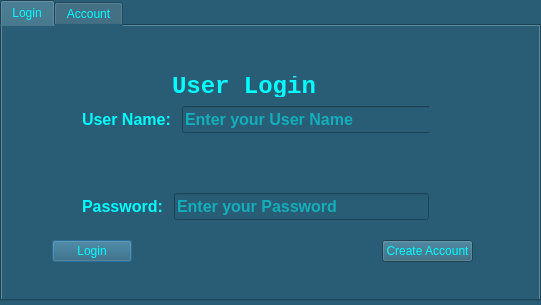
<?xml version="1.0" encoding="UTF-8"?>
<ui version="4.0">
 <class>HRM_Login_view</class>
 <widget class="QDialog" name="HRM_Login_view">
  <property name="geometry">
   <rect>
    <x>0</x>
    <y>0</y>
    <width>541</width>
    <height>305</height>
   </rect>
  </property>
  <property name="windowTitle">
   <string>User Login Form</string>
  </property>
  <property name="windowIcon">
   <iconset>
    <normaloff>../images/icon.png</normaloff>../images/icon.png</iconset>
  </property>
  <property name="styleSheet">
   <string notr="true">background-color:rgb(40, 93, 117);color:rgb(0, 255, 255)</string>
  </property>
  <widget class="QTabWidget" name="tabWidget">
   <property name="geometry">
    <rect>
     <x>0</x>
     <y>0</y>
     <width>541</width>
     <height>301</height>
    </rect>
   </property>
   <property name="currentIndex">
    <number>0</number>
   </property>
   <widget class="QWidget" name="tab">
    <attribute name="title">
     <string>Login</string>
    </attribute>
    <widget class="QWidget" name="layoutWidget">
     <property name="geometry">
      <rect>
       <x>50</x>
       <y>210</y>
       <width>421</width>
       <height>30</height>
      </rect>
     </property>
     <layout class="QHBoxLayout" name="horizontalLayout">
      <item>
       <widget class="QPushButton" name="pushButton_login">
        <property name="font">
         <font>
          <family>System</family>
         </font>
        </property>
        <property name="statusTip">
         <string>Have An account</string>
        </property>
        <property name="text">
         <string>Login</string>
        </property>
       </widget>
      </item>
      <item>
       <spacer name="horizontalSpacer">
        <property name="orientation">
         <enum>Qt::Horizontal</enum>
        </property>
        <property name="sizeHint" stdset="0">
         <size>
          <width>40</width>
          <height>20</height>
         </size>
        </property>
       </spacer>
      </item>
      <item>
       <widget class="QPushButton" name="pushButton_signup">
        <property name="font">
         <font>
          <family>System</family>
         </font>
        </property>
        <property name="statusTip">
         <string>New system User</string>
        </property>
        <property name="text">
         <string>Create Account</string>
        </property>
       </widget>
      </item>
     </layout>
    </widget>
    <widget class="QLabel" name="label">
     <property name="geometry">
      <rect>
       <x>170</x>
       <y>50</y>
       <width>161</width>
       <height>21</height>
      </rect>
     </property>
     <property name="font">
      <font>
       <family>Courier New</family>
       <pointsize>18</pointsize>
       <weight>75</weight>
       <bold>true</bold>
      </font>
     </property>
     <property name="text">
      <string>User Login</string>
     </property>
    </widget>
    <widget class="QWidget" name="layoutWidget">
     <property name="geometry">
      <rect>
       <x>80</x>
       <y>80</y>
       <width>347</width>
       <height>114</height>
      </rect>
     </property>
     <layout class="QVBoxLayout" name="verticalLayout">
      <item>
       <layout class="QHBoxLayout" name="horizontalLayout_2">
        <item>
         <widget class="QLabel" name="label_2">
          <property name="font">
           <font>
            <family>System</family>
            <pointsize>12</pointsize>
            <weight>75</weight>
            <bold>true</bold>
           </font>
          </property>
          <property name="text">
           <string>User Name: </string>
          </property>
         </widget>
        </item>
        <item>
         <widget class="QLineEdit" name="lineEdit_un">
          <property name="minimumSize">
           <size>
            <width>250</width>
            <height>0</height>
           </size>
          </property>
          <property name="font">
           <font>
            <family>System</family>
            <pointsize>12</pointsize>
            <weight>75</weight>
            <bold>true</bold>
           </font>
          </property>
          <property name="statusTip">
           <string>Please Enter your User Name</string>
          </property>
          <property name="placeholderText">
           <string>Enter your User Name</string>
          </property>
         </widget>
        </item>
        <item>
         <spacer name="horizontalSpacer_3">
          <property name="orientation">
           <enum>Qt::Horizontal</enum>
          </property>
          <property name="sizeHint" stdset="0">
           <size>
            <width>40</width>
            <height>20</height>
           </size>
          </property>
         </spacer>
        </item>
       </layout>
      </item>
      <item>
       <spacer name="verticalSpacer">
        <property name="orientation">
         <enum>Qt::Vertical</enum>
        </property>
        <property name="sizeHint" stdset="0">
         <size>
          <width>20</width>
          <height>40</height>
         </size>
        </property>
       </spacer>
      </item>
      <item>
       <layout class="QHBoxLayout" name="horizontalLayout_3">
        <item>
         <widget class="QLabel" name="label_3">
          <property name="font">
           <font>
            <family>System</family>
            <pointsize>12</pointsize>
            <weight>75</weight>
            <bold>true</bold>
           </font>
          </property>
          <property name="text">
           <string>Password: </string>
          </property>
         </widget>
        </item>
        <item>
         <widget class="QLineEdit" name="lineEdit_pass">
          <property name="minimumSize">
           <size>
            <width>250</width>
            <height>0</height>
           </size>
          </property>
          <property name="palette">
           <palette>
            <active>
             <colorrole role="WindowText">
              <brush brushstyle="SolidPattern">
               <color alpha="255">
                <red>0</red>
                <green>255</green>
                <blue>255</blue>
               </color>
              </brush>
             </colorrole>
             <colorrole role="Button">
              <brush brushstyle="SolidPattern">
               <color alpha="255">
                <red>0</red>
                <green>255</green>
                <blue>255</blue>
               </color>
              </brush>
             </colorrole>
             <colorrole role="Text">
              <brush brushstyle="SolidPattern">
               <color alpha="255">
                <red>0</red>
                <green>255</green>
                <blue>255</blue>
               </color>
              </brush>
             </colorrole>
             <colorrole role="ButtonText">
              <brush brushstyle="SolidPattern">
               <color alpha="255">
                <red>0</red>
                <green>0</green>
                <blue>0</blue>
               </color>
              </brush>
             </colorrole>
             <colorrole role="Base">
              <brush brushstyle="SolidPattern">
               <color alpha="255">
                <red>40</red>
                <green>93</green>
                <blue>117</blue>
               </color>
              </brush>
             </colorrole>
             <colorrole role="Window">
              <brush brushstyle="SolidPattern">
               <color alpha="255">
                <red>40</red>
                <green>93</green>
                <blue>117</blue>
               </color>
              </brush>
             </colorrole>
            </active>
            <inactive>
             <colorrole role="WindowText">
              <brush brushstyle="SolidPattern">
               <color alpha="255">
                <red>0</red>
                <green>255</green>
                <blue>255</blue>
               </color>
              </brush>
             </colorrole>
             <colorrole role="Button">
              <brush brushstyle="SolidPattern">
               <color alpha="255">
                <red>0</red>
                <green>255</green>
                <blue>255</blue>
               </color>
              </brush>
             </colorrole>
             <colorrole role="Text">
              <brush brushstyle="SolidPattern">
               <color alpha="255">
                <red>0</red>
                <green>255</green>
                <blue>255</blue>
               </color>
              </brush>
             </colorrole>
             <colorrole role="ButtonText">
              <brush brushstyle="SolidPattern">
               <color alpha="255">
                <red>0</red>
                <green>0</green>
                <blue>0</blue>
               </color>
              </brush>
             </colorrole>
             <colorrole role="Base">
              <brush brushstyle="SolidPattern">
               <color alpha="255">
                <red>40</red>
                <green>93</green>
                <blue>117</blue>
               </color>
              </brush>
             </colorrole>
             <colorrole role="Window">
              <brush brushstyle="SolidPattern">
               <color alpha="255">
                <red>40</red>
                <green>93</green>
                <blue>117</blue>
               </color>
              </brush>
             </colorrole>
            </inactive>
            <disabled>
             <colorrole role="WindowText">
              <brush brushstyle="SolidPattern">
               <color alpha="255">
                <red>0</red>
                <green>255</green>
                <blue>255</blue>
               </color>
              </brush>
             </colorrole>
             <colorrole role="Button">
              <brush brushstyle="SolidPattern">
               <color alpha="255">
                <red>0</red>
                <green>255</green>
                <blue>255</blue>
               </color>
              </brush>
             </colorrole>
             <colorrole role="Text">
              <brush brushstyle="SolidPattern">
               <color alpha="255">
                <red>0</red>
                <green>255</green>
                <blue>255</blue>
               </color>
              </brush>
             </colorrole>
             <colorrole role="ButtonText">
              <brush brushstyle="SolidPattern">
               <color alpha="255">
                <red>0</red>
                <green>255</green>
                <blue>255</blue>
               </color>
              </brush>
             </colorrole>
             <colorrole role="Base">
              <brush brushstyle="SolidPattern">
               <color alpha="255">
                <red>40</red>
                <green>93</green>
                <blue>117</blue>
               </color>
              </brush>
             </colorrole>
             <colorrole role="Window">
              <brush brushstyle="SolidPattern">
               <color alpha="255">
                <red>40</red>
                <green>93</green>
                <blue>117</blue>
               </color>
              </brush>
             </colorrole>
            </disabled>
           </palette>
          </property>
          <property name="font">
           <font>
            <family>System</family>
            <pointsize>12</pointsize>
            <weight>75</weight>
            <bold>true</bold>
           </font>
          </property>
          <property name="statusTip">
           <string>Please Enter your Password</string>
          </property>
          <property name="inputMethodHints">
           <set>Qt::ImhHiddenText</set>
          </property>
          <property name="placeholderText">
           <string>Enter your Password</string>
          </property>
         </widget>
        </item>
       </layout>
      </item>
     </layout>
    </widget>
    <widget class="QLabel" name="label_11">
     <property name="geometry">
      <rect>
       <x>100</x>
       <y>30</y>
       <width>51</width>
       <height>41</height>
      </rect>
     </property>
     <property name="text">
      <string/>
     </property>
     <property name="pixmap">
      <pixmap>../images/logo.png</pixmap>
     </property>
    </widget>
   </widget>
   <widget class="QWidget" name="tab_2">
    <attribute name="title">
     <string>Account</string>
    </attribute>
    <widget class="QLabel" name="label_4">
     <property name="geometry">
      <rect>
       <x>60</x>
       <y>60</y>
       <width>151</width>
       <height>16</height>
      </rect>
     </property>
     <property name="font">
      <font>
       <family>System</family>
       <pointsize>12</pointsize>
       <weight>75</weight>
       <italic>true</italic>
       <bold>true</bold>
      </font>
     </property>
     <property name="text">
      <string>My Account STATUS:</string>
     </property>
    </widget>
    <widget class="QLabel" name="label_5">
     <property name="geometry">
      <rect>
       <x>210</x>
       <y>60</y>
       <width>71</width>
       <height>16</height>
      </rect>
     </property>
     <property name="font">
      <font>
       <family>System</family>
       <pointsize>12</pointsize>
       <weight>75</weight>
       <italic>true</italic>
       <bold>true</bold>
      </font>
     </property>
     <property name="styleSheet">
      <string notr="true">color:rgb(0, 255, 0)</string>
     </property>
     <property name="text">
      <string>ACTIVE</string>
     </property>
    </widget>
    <widget class="QLabel" name="label_6">
     <property name="geometry">
      <rect>
       <x>60</x>
       <y>110</y>
       <width>141</width>
       <height>16</height>
      </rect>
     </property>
     <property name="font">
      <font>
       <family>System</family>
       <pointsize>12</pointsize>
       <weight>75</weight>
       <italic>true</italic>
       <bold>true</bold>
      </font>
     </property>
     <property name="text">
      <string>MY Activation KEY:</string>
     </property>
    </widget>
    <widget class="QLabel" name="label_7">
     <property name="geometry">
      <rect>
       <x>210</x>
       <y>110</y>
       <width>231</width>
       <height>16</height>
      </rect>
     </property>
     <property name="font">
      <font>
       <family>System</family>
       <pointsize>12</pointsize>
       <weight>75</weight>
       <italic>true</italic>
       <bold>true</bold>
      </font>
     </property>
     <property name="text">
      <string>QWER-RYTU4-12DER7-245HY</string>
     </property>
    </widget>
    <widget class="QLabel" name="label_8">
     <property name="geometry">
      <rect>
       <x>60</x>
       <y>170</y>
       <width>131</width>
       <height>16</height>
      </rect>
     </property>
     <property name="font">
      <font>
       <family>System</family>
       <pointsize>12</pointsize>
       <weight>75</weight>
       <italic>true</italic>
       <bold>true</bold>
      </font>
     </property>
     <property name="text">
      <string>My Software Life:</string>
     </property>
    </widget>
    <widget class="QLabel" name="label_9">
     <property name="geometry">
      <rect>
       <x>210</x>
       <y>170</y>
       <width>81</width>
       <height>16</height>
      </rect>
     </property>
     <property name="font">
      <font>
       <family>System</family>
       <pointsize>12</pointsize>
       <weight>75</weight>
       <italic>true</italic>
       <bold>true</bold>
      </font>
     </property>
     <property name="styleSheet">
      <string notr="true">color:rgb(0, 255, 0)</string>
     </property>
     <property name="text">
      <string>366 DAYS</string>
     </property>
    </widget>
    <widget class="QLabel" name="label_10">
     <property name="geometry">
      <rect>
       <x>90</x>
       <y>10</y>
       <width>401</width>
       <height>41</height>
      </rect>
     </property>
     <property name="font">
      <font>
       <family>Courier New</family>
       <pointsize>24</pointsize>
       <weight>75</weight>
       <bold>true</bold>
      </font>
     </property>
     <property name="text">
      <string>My Application Status</string>
     </property>
    </widget>
   </widget>
  </widget>
  <zorder>verticalSpacer</zorder>
  <zorder>tabWidget</zorder>
 </widget>
 <resources/>
 <connections/>
</ui>
